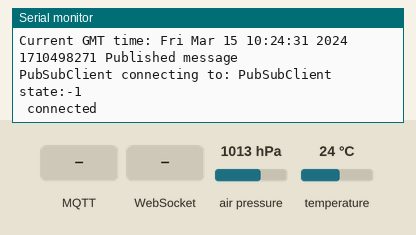
Bench run of a program on a simulated ESP8266 (NodeMCU). Shown: the last lines printed to the serial monitor. Inputs (shaded band) come from the test bench; at power-on: air pressure 1013 hPa, temperature 24 °C. WiFi joins after 1.5 s; servers stay silent unless stated; the local clock reads 2024-03-15 10:24:30 at power-on unless the program sets it; no MQTT or app messages arrive unless stated.

Above: at 2.7 s.
2.8 s: MQTT message "measure" arrives on the first subscribed topic
At 3.6 s:
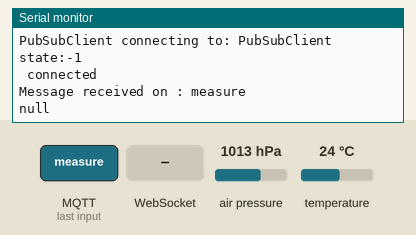
4.3 s: WebSocket text "measure" received
At 5.1 s:
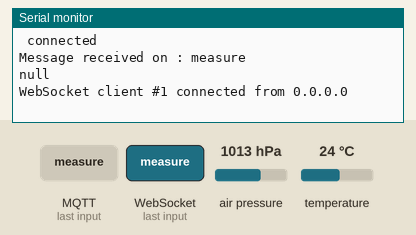
5.8 s: MQTT message "getConfig" arrives on the first subscribed topic
At 7.0 s:
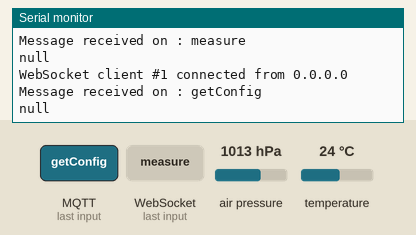
7.3 s: MQTT message "updateConfig" arrives on the first subscribed topic
At 8.2 s:
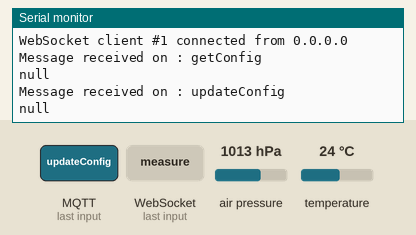
8.8 s: MQTT message "timeout" arrives on the first subscribed topic
At 9.4 s:
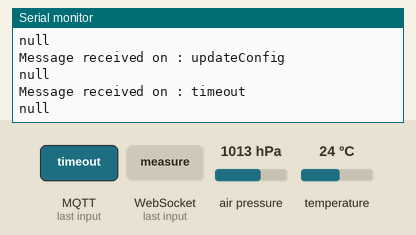
10.3 s: MQTT message "temperatureShift" arrives on the first subscribed topic
At 11.7 s:
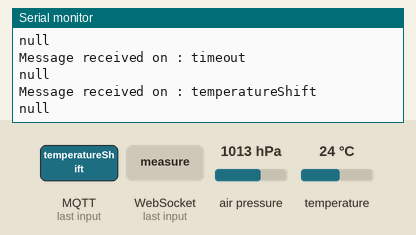

Measured:
- after the input at 2.8 s, the serial monitor: prints a new line at once (image 1)
- after the input at 4.3 s, the serial monitor: prints a new line at once (image 2)
- after the input at 5.8 s, the serial monitor: prints a new line at once (image 3)
- after the input at 7.3 s, the serial monitor: prints a new line at once (image 4)
- after the input at 8.8 s, the serial monitor: prints a new line at once (image 5)
- after the input at 10.3 s, the serial monitor: prints a new line at once (image 6)

The program:

main.cpp
```cpp
#include <ESP8266WiFi.h>
#include <PubSubClient.h>
#include <secrets.h>
#include "bmp_sensor.h"
#include <Wire.h>
#include <ArduinoJson.h>
#include "time.h"
#include "externs.h"
#include "web_server.h"

BearSSL::X509List client_crt(deviceCertificatePemCrt);
BearSSL::PrivateKey client_key(devicePrivatePemKey);
BearSSL::X509List rootCert(awsCaPemCrt);

WiFiClientSecure wiFiClient;
void msgReceived(char *topic, byte *payload, unsigned int len);
PubSubClient pubSubClient(awsEndpoint, 8883, msgReceived, wiFiClient);
unsigned long lastPublish;
int msgCount;

struct tm timeinfo;
time_t now;

int temperature = 0;
int pressure = 0;
int altitude = 0;

struct Configuration
{
  int8_t TIME_ZONE;
  int temperatureShift;
  int pressureShift;
  int altitudeShift;
  int timeout;
  String localIp;
};
Configuration config{
    1,
    0,
    0,
    0,
    60 * 60 * 1000,
    "0.0.0.0",
};

unsigned long
getTime()
{
  time(&now);
  return now;
}

void setCurrentTime()
{
  configTime(config.TIME_ZONE * 3600, 0, "pl.pool.ntp.org", "europe.pool.ntp.org", "pool.ntp.org");
  Serial.print("Waiting for NTP time sync: ");
  time_t now = time(nullptr);
  while (now < 8 * 3600 * 2)
  {
    delay(500);
    Serial.print(".");
    now = time(nullptr);
  }
  Serial.println("");
  gmtime_r(&now, &timeinfo);
  Serial.print("Current GMT time: ");
  Serial.println(asctime(&timeinfo));
}

void pubSubCheckConnect()
{
  if (!pubSubClient.connected())
  {
    Serial.print("PubSubClient connecting to: ");
    Serial.print(awsEndpoint);
    while (!pubSubClient.connected())
    {
      Serial.print("PubSubClient state:");
      Serial.println(pubSubClient.state());
      pubSubClient.connect(thingName);
    }
    Serial.println(" connected");
    pubSubClient.subscribe(thingMqttTopicIn);
  }
  pubSubClient.loop();
}

void measure()
{
  if (bmp.takeForcedMeasurement())
  {
    char outputData[256];
    temperature = bmp.readTemperature() + config.temperatureShift;
    pressure = bmp.readPressure() / 100 + config.pressureShift;
    altitude = bmp.readAltitude(1005) + config.altitudeShift;

    unsigned long epochTime;
    epochTime = getTime();

    sprintf(outputData, "{\"timestamp\": %ld, \"temperature\": %d, \"pressure\": %d, \"altitude\": %d}", epochTime, temperature, pressure, altitude);

    pubSubClient.publish(thingMqttTopicOut, outputData);

    Serial.print(epochTime);
    Serial.println(" Published message");

    lastPublish = millis();
  }
  else
  {
    Serial.println("Forced measurement failed!");
  }
}

void getConfig()
{
  unsigned long epochTime;
  epochTime = getTime();
  char outputData[256];

  sprintf(outputData, "{\"timestamp\": %ld, \"localIp\": \"%s\", \"timeout\": %d, \"temperatureShift\": %d, \"pressureShift\": %d, \"altitudeShift\": %d}", epochTime, config.localIp.c_str(), config.timeout, config.temperatureShift, config.pressureShift, config.altitudeShift);

  pubSubClient.publish(thingMqttTopicOut, outputData);

  Serial.print(epochTime);
  Serial.println(" Published message");
}

void setup()
{
  Serial.begin(9600);
  Serial.println();
  Serial.println("ESP8266 AWS IoT MQTT Connection");

  Serial.print("Connecting to ");
  Serial.print(ssid);
  WiFi.begin(ssid, password);
  WiFi.waitForConnectResult();
  String localIp = WiFi.localIP().toString();
  Serial.print(", WiFi connected, IP address: ");
  Serial.println(localIp);
  config.localIp = localIp;

  // get current time, otherwise certificates are flagged as expired
  setCurrentTime();

  wiFiClient.setClientRSACert(&client_crt, &client_key);
  wiFiClient.setTrustAnchors(&rootCert);

  setupBmpSensor();

  setupWebServer();

  measure();
}

void loop()
{
  pubSubCheckConnect();
  if (millis() - unsigned(lastPublish) > unsigned(config.timeout))
  {
    measure();
  }

  cleanupWsClients();
}

void msgReceived(char *topic, byte *payload, unsigned int length)
{
  Serial.print("Message received on ");
  Serial.print(topic);
  Serial.print(": ");
  for (uint i = 0; i < length; i++)
  {
    Serial.print((char)payload[i]);
  }
  Serial.println();

  StaticJsonDocument<256> doc;
  deserializeJson(doc, payload, length);
  JsonObject obj = doc.as<JsonObject>();
  String message = obj["message"];
  // message = obj["message"].as<String>(); // probably not required
  Serial.println(message);

  if (message == "measure")
  {
    measure();
  }
  if (message == "getConfig")
  {
    getConfig();
  }

  if (message == "updateConfig" && !obj["key"].isNull() && !obj["value"].isNull())
  {
    if (obj["key"] == "timeout")
    {
      config.timeout = int(obj["value"]);
      Serial.print("timeout: ");
      Serial.println(config.timeout);
    }

    if (obj["key"] == "temperatureShift")
    {
      config.temperatureShift = int(obj["value"]);
      Serial.print("temperatureShift: ");
      Serial.println(config.temperatureShift);
    }

    if (obj["key"] == "altitudeShift")
    {
      config.altitudeShift = int(obj["value"]);
      Serial.print("altitudeShift: ");
      Serial.println(config.altitudeShift);
    }

    if (obj["key"] == "pressureShift")
    {
      config.pressureShift = int(obj["value"]);
      Serial.print("pressureShift: ");
      Serial.println(config.pressureShift);
    }
  }
}
```

bmp_sensor.h
```cpp
#include <Adafruit_BMP280.h>

#define BMP_SCK (13)
#define BMP_MISO (12)
#define BMP_MOSI (11)
#define BMP_CS (10)
#define BMP280_I2C_ADDRESS 0x76
Adafruit_BMP280 bmp;

void setupBmpSensor()
{
  while (!bmp.begin(0x76))
  {
    Serial.println(F("Could not find a valid BMP280 sensor, check wiring or "
                     "try a different address!"));
    delay(3000);
  }

  /* Default settings from datasheet. */
  bmp.setSampling(
      Adafruit_BMP280::MODE_FORCED,     /* Operating Mode. */
      Adafruit_BMP280::SAMPLING_X2,     /* Temp. oversampling */
      Adafruit_BMP280::SAMPLING_X16,    /* Pressure oversampling */
      Adafruit_BMP280::FILTER_X16,      /* Filtering. */
      Adafruit_BMP280::STANDBY_MS_500); /* Standby time. */
}
```

externs.h
```cpp
extern int temperature;
extern int pressure;
extern int altitude;
```

secrets.example.h
```cpp
const char *ssid = "";
const char *password = "";

// Find this awsEndpoint in the AWS Console: Manage - Things, choose your thing
// choose Interact, its the HTTPS Rest endpoint
const char *awsEndpoint = "";
const char *thingName = "";
const char *thingMqttTopicIn = "";
const char *thingMqttTopicOut = "";

// AWS device certificate and private key:
// xxxxxxxxxx-certificate.pem.crt
static const char deviceCertificatePemCrt[] PROGMEM = R"EOF(
-----BEGIN CERTIFICATE-----
-----END CERTIFICATE-----
)EOF";

// xxxxxxxxxx-private.pem.key
static const char devicePrivatePemKey[] PROGMEM = R"EOF(
-----BEGIN RSA PRIVATE KEY-----
-----END RSA PRIVATE KEY-----
)EOF";

// This is the AWS IoT CA Certificate from:
// https://docs.aws.amazon.com/iot/latest/developerguide/managing-device-certs.html#server-authentication
// This one in here is the 'RSA 2048 bit key: Amazon Root CA 1' which is valid
// until January 16, 2038 so unless it gets revoked you can leave this as is:
static const char awsCaPemCrt[] PROGMEM = R"EOF(
-----BEGIN CERTIFICATE-----
-----END CERTIFICATE-----
)EOF";
```

web_server.h
```cpp
#include <ESPAsyncTCP.h>
#include <ESPAsyncWebServer.h>
#include <AsyncElegantOTA.h>
#include "externs.h"

// Create AsyncWebServer object on port 80
AsyncWebServer server(80);
AsyncWebSocket ws("/ws");

bool ledState = 0;
const int LEDPIN = 4;

const char index_html[] PROGMEM = R"rawliteral(
<!DOCTYPE HTML><html>
<head>
  <title>ESP8266-ESP-12F-DOITING Web Server</title>
  <meta name="viewport" content="width=device-width, initial-scale=1">
  <link rel="icon" href="data:,">
  <style>
  html {
    font-family: Arial, Helvetica, sans-serif;
    text-align: center;
  }
  h1 {
    font-size: 1.8rem;
    color: white;
  }
  h2{
    font-size: 1.5rem;
    font-weight: bold;
    color: #143642;
  }
  .topnav {
    overflow: hidden;
    background-color: #143642;
  }
  body {
    margin: 0;
  }
  .content {
    padding: 30px;
    max-width: 600px;
    margin: 0 auto;
  }
  .card {
    background-color: #F8F7F9;;
    box-shadow: 2px 2px 12px 1px rgba(140,140,140,.5);
    padding-top:10px;
    padding-bottom:20px;
  }
  .button {
    padding: 15px 50px;
    font-size: 24px;
    text-align: center;
    outline: none;
    color: #fff;
    background-color: #0f8b8d;
    border: none;
    border-radius: 5px;
    -webkit-touch-callout: none;
    -webkit-user-select: none;
    -khtml-user-select: none;
    -moz-user-select: none;
    -ms-user-select: none;
    user-select: none;
    -webkit-tap-highlight-color: rgba(0,0,0,0);
   }
   /*.button:hover {background-color: #0f8b8d}*/
   .button:active {
     background-color: #0f8b8d;
     box-shadow: 2 2px #CDCDCD;
     transform: translateY(2px);
   }
   .state {
     font-size: 1.5rem;
     color:#8c8c8c;
     font-weight: bold;
   }
  </style>
<title>ESP Web Server</title>
<meta name="viewport" content="width=device-width, initial-scale=1">
<link rel="icon" href="data:,">
</head>
<body>
  <div class="topnav">
    <h1>ESP WebSocket Server</h1>
  </div>
  <div class="content">
    <div class="card">
      <h2>Output - GPIO %LEDPIN%</h2>
      <p class="state">state: <span id="state">%STATE%</span></p>
      <p><button id="button" class="button">Toggle</button></p>
    </div>
    <div class="card">
      <h2>Altitude: %ALTITUDE% meters</h2>
    </div>
    <div class="card">
      <h2>Pressure: %PRESSURE% hPa</h2>
    </div>
    <div class="card">
      <h2>Temperature: %TEMPERATURE%°C</h2>
    </div>
  </div>
<script>
  var gateway = `ws://${window.location.hostname}/ws`;
  var websocket;
  window.addEventListener('load', onLoad);
  function initWebSocket() {
    console.log('Trying to open a WebSocket connection...');
    websocket = new WebSocket(gateway);
    websocket.onopen    = onOpen;
    websocket.onclose   = onClose;
    websocket.onmessage = onMessage; // <-- add this line
  }
  function onOpen(event) {
    console.log('Connection opened');
  }
  function onClose(event) {
    console.log('Connection closed');
    setTimeout(initWebSocket, 2000);
  }
  function onMessage(event) {
    var state;
    if (event.data == "1"){
      state = "ON";
    }
    else{
      state = "OFF";
    }
    document.getElementById('state').innerHTML = state;
  }
  function onLoad(event) {
    initWebSocket();
    initButton();
  }
  function initButton() {
    document.getElementById('button').addEventListener('click', toggle);
  }
  function toggle(){
    websocket.send('toggle');
  }
</script>
</body>
</html>)rawliteral";

void notifyClients()
{
  ws.textAll(String(ledState));
}

void handleWebSocketMessage(void *arg, uint8_t *data, size_t len)
{
  AwsFrameInfo *info = (AwsFrameInfo *)arg;
  if (info->final && info->index == 0 && info->len == len && info->opcode == WS_TEXT)
  {
    data[len] = 0;
    if (strcmp((char *)data, "toggle") == 0)
    {
      ledState = !ledState;
      notifyClients();
    }
  }
}

void onEvent(AsyncWebSocket *server, AsyncWebSocketClient *client, AwsEventType type,
             void *arg, uint8_t *data, size_t len)
{
  switch (type)
  {
  case WS_EVT_CONNECT:
    Serial.printf("WebSocket client #%u connected from %s\n", client->id(), client->remoteIP().toString().c_str());
    break;
  case WS_EVT_DISCONNECT:
    Serial.printf("WebSocket client #%u disconnected\n", client->id());
    break;
  case WS_EVT_DATA:
    handleWebSocketMessage(arg, data, len);
    break;
  case WS_EVT_PONG:
  case WS_EVT_ERROR:
    break;
  }
}

void initWebSocket()
{
  ws.onEvent(onEvent);
  server.addHandler(&ws);
}

String processor(const String &var)
{
  Serial.println(var);
  if (var == "STATE")
  {
    if (ledState)
    {
      return "ON";
    }
    else
    {
      return "OFF";
    }
  }

  if (var == "LEDPIN")
  {
    return String(LEDPIN);
  }

  if (var == "TEMPERATURE")
  {
    return String(temperature);
  }

  if (var == "PRESSURE")
  {
    return String(pressure);
  }

  if (var == "ALTITUDE")
  {
    return String(altitude);
  }

  return String();
}

void setupWebServer()
{
  initWebSocket();
  server.on("/", HTTP_GET, [](AsyncWebServerRequest *request)
            { request->send_P(200, "text/html", index_html, processor); });

  AsyncElegantOTA.begin(&server);
  server.begin();
}

void cleanupWsClients()
{
  ws.cleanupClients();
}
```
